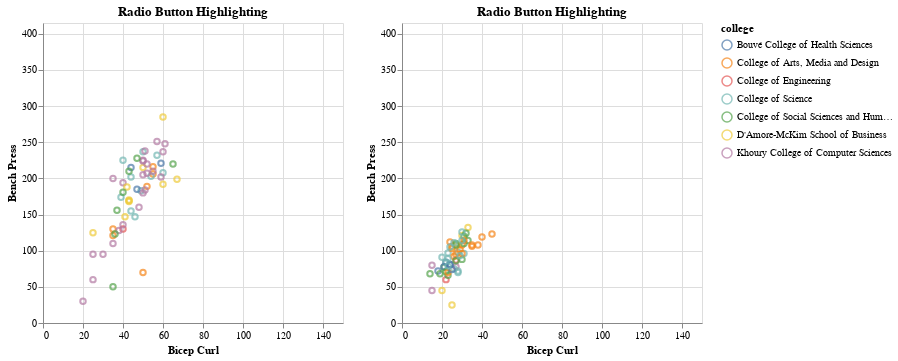

Write notebook code for a chart like this one.
### Code cell
colleges = df['college'].unique()
college_radio = alt.binding_radio(options=colleges, name="Filter Data by College:")
college_select = alt.selection_point(fields=['college'], bind=college_radio, name="Select")

college_color_condition = alt.condition(
    college_select,
    alt.Color('college:N'),
    alt.value('lightgray')
)

scatter_m = alt.Chart(male_data).mark_point().encode(
    alt.Y('bench_press:Q',title='Bench Press', scale=alt.Scale(domain=[0, 415])),
    alt.X('bicep_curl:Q',title='Bicep Curl', scale=alt.Scale(domain=[0, 150])),
    tooltip=['age', 'major', 'college', 'gender', 'height', 'weight',
       'time_working_out', 'bicep_curl', 'bench_press'],
    color=college_color_condition)

scatter_f = alt.Chart(female_data).mark_point().encode(
    alt.Y('bench_press:Q',title='Bench Press', scale=alt.Scale(domain=[0, 415])),
    alt.X('bicep_curl:Q',title='Bicep Curl', scale=alt.Scale(domain=[0, 150])),
    tooltip=['age', 'major', 'college', 'gender', 'height', 'weight',
       'time_working_out', 'bicep_curl', 'bench_press'],
    color=college_color_condition)

m_plot_w_radio = scatter_m.add_params(
    college_select
).properties(title="Radio Button Highlighting")

f_plot_w_radio = scatter_f.add_params(
    college_select
).properties(title="Radio Button Highlighting")

vis2_int = m_plot_w_radio | f_plot_w_radio
vis2_int

### Figure 1 — Vega-Lite specification as saved in the notebook (floating-point values rounded to 4 significant figures)
{"config": {"view": {"continuousWidth": 300, "continuousHeight": 300}}, "hconcat": [{"data": {"name": "data-c1b4c6d3d5aeeb25c2f34c3ce7f276d4"}, "mark": {"type": "point"}, "encoding": {"color": {"condition": {"param": "Select", "field": "college", "type": "nominal"}, "value": "lightgray"}, "tooltip": [{"field": "age", "type": "quantitative"}, {"field": "major", "type": "nominal"}, {"field": "college", "type": "nominal"}, {"field": "gender", "type": "nominal"}, {"field": "height", "type": "quantitative"}, {"field": "weight", "type": "quantitative"}, {"field": "time_working_out", "type": "quantitative"}, {"field": "bicep_curl", "type": "quantitative"}, {"field": "bench_press", "type": "quantitative"}], "x": {"field": "bicep_curl", "scale": {"domain": [0, 150]}, "title": "Bicep Curl", "type": "quantitative"}, "y": {"field": "bench_press", "scale": {"domain": [0, 415]}, "title": "Bench Press", "type": "quantitative"}}, "name": "view_10", "title": "Radio Button Highlighting"}, {"data": {"name": "data-cd906726a672dc9043b84a6bcc077d4b"}, "mark": {"type": "point"}, "encoding": {"color": {"condition": {"param": "Select", "field": "college", "type": "nominal"}, "value": "lightgray"}, "tooltip": [{"field": "age", "type": "quantitative"}, {"field": "major", "type": "nominal"}, {"field": "college", "type": "nominal"}, {"field": "gender", "type": "nominal"}, {"field": "height", "type": "quantitative"}, {"field": "weight", "type": "quantitative"}, {"field": "time_working_out", "type": "quantitative"}, {"field": "bicep_curl", "type": "quantitative"}, {"field": "bench_press", "type": "quantitative"}], "x": {"field": "bicep_curl", "scale": {"domain": [0, 150]}, "title": "Bicep Curl", "type": "quantitative"}, "y": {"field": "bench_press", "scale": {"domain": [0, 415]}, "title": "Bench Press", "type": "quantitative"}}, "name": "view_11", "title": "Radio Button Highlighting"}], "params": [{"name": "Select", "select": {"type": "point", "fields": ["college"]}, "bind": {"input": "radio", "options": ["Khoury College of Computer Sciences", "D'Amore-McKim School of Business", "College of Engineering", "College of Social Sciences and Humanities", "College of Arts, Media and Design", "College of Science", "Bouvé College of Health Sciences"], "name": "Filter Data by College:"}, "views": ["view_10", "view_11"]}], "$schema": "https://vega.github.io/schema/vega-lite/v5.16.3.json", "datasets": {"data-c1b4c6d3d5aeeb25c2f34c3ce7f276d4": [{"age": 24, "major": "Software Engineering Systems", "college": "Khoury College of Computer Sciences", "gender": "Male", "height": 5.58, "weight": 156, "time_working_out": 24, "bicep_curl": 30, "bench_press": 95}, {"age": 21, "major": "Data Science and Math ", "college": "Khoury College of Computer Sciences", "gender": "Male", "height": 6.17, "weight": 200, "time_working_out": 30, "bicep_curl": 35, "bench_press": 200}, {"age": 21, "major": "Marketing and Communications", "college": "D'Amore-McKim School of Business", "gender": "Male", "height": 5.75, "weight": 160, "time_working_out": 24, "bicep_curl": 50, "bench_press": 215}, {"age": 19, "major": "Computer Science and Business", "college": "D'Amore-McKim School of Business", "gender": "Male", "height": 5.08, "weight": 180, "time_working_out": 30, "bicep_curl": 60, "bench_press": 285}, {"age": 23, "major": "Software Engineering ", "college": "Khoury College of Computer Sciences", "gender": "Male", "height": 6.08, "weight": 176, "time_working_out": 1, "bicep_curl": 20, "bench_press": 30}, {"age": 25, "major": "Chemical Engineering ", "college": "College of Engineering", "gender": "Male", "height": 6.33, "weight": 200, "time_working_out": 2, "bicep_curl": 40, "bench_press": 130}, {"age": 20, "major": "Political Science", "college": "College of Social Sciences and Humanities", "gender": "Male", "height": 6.17, "weight": 145, "time_working_out": 0, "bicep_curl": 35, "bench_press": 50}, {"age": 27, "major": "Architecture", "college": "College of Arts, Media and Design", "gender": "Male", "height": 5.08, "weight": 165, "time_working_out": 6, "bicep_curl": 50, "bench_press": 70}, {"age": 21, "major": "Biochemistry and Data Science ", "college": "College of Science", "gender": "Male", "height": 5.75, "weight": 185, "time_working_out": 48, "bicep_curl": 40, "bench_press": 225}, {"age": 19, "major": "Computer Science ", "college": "Khoury College of Computer Sciences", "gender": "Male", "height": 6.17, "weight": 182, "time_working_out": 9, "bicep_curl": 25, "bench_press": 60}, {"age": 19, "major": "Computer Science ", "college": "Khoury College of Computer Sciences", "gender": "Male", "height": 5.08, "weight": 135, "time_working_out": 1, "bicep_curl": 25, "bench_press": 95}, {"age": 19, "major": "Computer Science and Economics", "college": "Khoury College of Computer Sciences", "gender": "Male", "height": 5.75, "weight": 160, "time_working_out": 24, "bicep_curl": 50, "bench_press": 205}, {"age": 18, "major": "Computer Science", "college": "Khoury College of Computer Sciences", "gender": "Male", "height": 5.67, "weight": 152, "time_working_out": 12, "bicep_curl": 50, "bench_press": 225}, {"age": 18, "major": "Business Administration", "college": "D'Amore-McKim School of Business", "gender": "Male", "height": 5.5, "weight": 123, "time_working_out": 4, "bicep_curl": 25, "bench_press": 125}, {"age": 19, "major": "Computer Science and Math", "college": "Khoury College of Computer Sciences", "gender": "Male", "height": 5.33, "weight": 125, "time_working_out": 4, "bicep_curl": 35, "bench_press": 110}, {"age": 20, "major": "Behavioral Neuroscience", "college": "College of Science", "gender": "Male", "height": 6.1, "weight": 128, "time_working_out": 36, "bicep_curl": 46, "bench_press": 147}, {"age": 19, "major": "Behavioral Neuroscience", "college": "College of Science", "gender": "Male", "height": 5.8, "weight": 133, "time_working_out": 24, "bicep_curl": 44, "bench_press": 155}, {"age": 17, "major": "Architecture", "college": "College of Arts, Media and Design", "gender": "Male", "height": 6.0, "weight": 170, "time_working_out": 6, "bicep_curl": 55, "bench_press": 206}, {"age": 23, "major": "Architecture", "college": "College of Arts, Media and Design", "gender": "Male", "height": 5.6, "weight": 106, "time_working_out": 36, "bicep_curl": 35, "bench_press": 121}, {"age": 22, "major": "Architecture", "college": "College of Arts, Media and Design", "gender": "Male", "height": 5.8, "weight": 112, "time_working_out": 18, "bicep_curl": 35, "bench_press": 130}, {"age": 29, "major": "Architecture", "college": "College of Arts, Media and Design", "gender": "Male", "height": 5.9, "weight": 152, "time_working_out": 18, "bicep_curl": 52, "bench_press": 189}, {"age": 18, "major": "Architecture", "college": "College of Arts, Media and Design", "gender": "Male", "height": 5.5, "weight": 177, "time_working_out": 12, "bicep_curl": 55, "bench_press": 216}, {"age": 18, "major": "Mathematics", "college": "College of Science", "gender": "Male", "height": 5.8, "weight": 165, "time_working_out": 24, "bicep_curl": 54, "bench_press": 203}, {"age": 20, "major": "Mathematics", "college": "College of Science", "gender": "Male", "height": 6.0, "weight": 194, "time_working_out": 36, "bicep_curl": 50, "bench_press": 237}, {"age": 24, "major": "Mathematics", "college": "College of Science", "gender": "Male", "height": 6.0, "weight": 147, "time_working_out": 12, "bicep_curl": 39, "bench_press": 174}, {"age": 19, "major": "Mathematics", "college": "College of Science", "gender": "Male", "height": 5.8, "weight": 170, "time_working_out": 48, "bicep_curl": 44, "bench_press": 202}, {"age": 20, "major": "Mathematics", "college": "College of Science", "gender": "Male", "height": 6.0, "weight": 188, "time_working_out": 12, "bicep_curl": 57, "bench_press": 232}, {"age": 25, "major": "Mathematics", "college": "College of Science", "gender": "Male", "height": 5.8, "weight": 151, "time_working_out": 12, "bicep_curl": 49, "bench_press": 183}, {"age": 23, "major": "Mathematics", "college": "College of Science", "gender": "Male", "height": 5.9, "weight": 168, "time_working_out": 18, "bicep_curl": 60, "bench_press": 208}, {"age": 23, "major": "Computer Science", "college": "Khoury College of Computer Sciences", "gender": "Male", "height": 5.9, "weight": 151, "time_working_out": 12, "bicep_curl": 50, "bench_press": 180}, {"age": 21, "major": "Computer Science", "college": "Khoury College of Computer Sciences", "gender": "Male", "height": 5.9, "weight": 200, "time_working_out": 6, "bicep_curl": 57, "bench_press": 251}, {"age": 19, "major": "Computer Science", "college": "Khoury College of Computer Sciences", "gender": "Male", "height": 6.1, "weight": 161, "time_working_out": 18, "bicep_curl": 40, "bench_press": 194}, {"age": 19, "major": "Computer Science", "college": "Khoury College of Computer Sciences", "gender": "Male", "height": 6.0, "weight": 167, "time_working_out": 12, "bicep_curl": 59, "bench_press": 202}, {"age": 20, "major": "Computer Science", "college": "Khoury College of Computer Sciences", "gender": "Male", "height": 5.9, "weight": 114, "time_working_out": 6, "bicep_curl": 38, "bench_press": 128}, {"age": 21, "major": "Computer Science", "college": "Khoury College of Computer Sciences", "gender": "Male", "height": 5.9, "weight": 137, "time_working_out": 6, "bicep_curl": 48, "bench_press": 160}, {"age": 19, "major": "Computer Science", "college": "Khoury College of Computer Sciences", "gender": "Male", "height": 5.6, "weight": 165, "time_working_out": 18, "bicep_curl": 52, "bench_press": 207}, {"age": 21, "major": "Computer Science", "college": "Khoury College of Computer Sciences", "gender": "Male", "height": 5.8, "weight": 118, "time_working_out": 18, "bicep_curl": 40, "bench_press": 136}, {"age": 22, "major": "Computer Science", "college": "Khoury College of Computer Sciences", "gender": "Male", "height": 6.3, "weight": 182, "time_working_out": 12, "bicep_curl": 52, "bench_press": 220}, {"age": 20, "major": "Computer Science", "college": "Khoury College of Computer Sciences", "gender": "Male", "height": 6.4, "weight": 175, "time_working_out": 24, "bicep_curl": 50, "bench_press": 224}, {"age": 25, "major": "Computer Science", "college": "Khoury College of Computer Sciences", "gender": "Male", "height": 5.9, "weight": 174, "time_working_out": 12, "bicep_curl": 55, "bench_press": 210}, {"age": 25, "major": "Data Science", "college": "Khoury College of Computer Sciences", "gender": "Male", "height": 5.7, "weight": 147, "time_working_out": 24, "bicep_curl": 51, "bench_press": 184}, {"age": 24, "major": "Data Science", "college": "Khoury College of Computer Sciences", "gender": "Male", "height": 5.8, "weight": 194, "time_working_out": 12, "bicep_curl": 51, "bench_press": 238}, {"age": 20, "major": "Data Science", "college": "Khoury College of Computer Sciences", "gender": "Male", "height": 6.3, "weight": 192, "time_working_out": 18, "bicep_curl": 61, "bench_press": 248}, {"age": 21, "major": "Data Science", "college": "Khoury College of Computer Sciences", "gender": "Male", "height": 5.8, "weight": 192, "time_working_out": 12, "bicep_curl": 60, "bench_press": 237}, {"age": 19, "major": "Business Administration", "college": "D'Amore-McKim School of Business", "gender": "Male", "height": 5.8, "weight": 141, "time_working_out": 18, "bicep_curl": 43, "bench_press": 169}, {"age": 19, "major": "Business Administration", "college": "D'Amore-McKim School of Business", "gender": "Male", "height": 5.4, "weight": 127, "time_working_out": 12, "bicep_curl": 41, "bench_press": 147}, {"age": 18, "major": "Business Administration", "college": "D'Amore-McKim School of Business", "gender": "Male", "height": 5.7, "weight": 157, "time_working_out": 12, "bicep_curl": 42, "bench_press": 188}, {"age": 20, "major": "Business Administration", "college": "D'Amore-McKim School of Business", "gender": "Male", "height": 5.5, "weight": 140, "time_working_out": 18, "bicep_curl": 43, "bench_press": 170}, {"age": 21, "major": "Business Administration", "college": "D'Amore-McKim School of Business", "gender": "Male", "height": 5.8, "weight": 168, "time_working_out": 24, "bicep_curl": 67, "bench_press": 199}, {"age": 24, "major": "Business Administration", "college": "D'Amore-McKim School of Business", "gender": "Male", "height": 6.0, "weight": 162, "time_working_out": 24, "bicep_curl": 60, "bench_press": 192}, {"age": 22, "major": "Business Administration", "college": "D'Amore-McKim School of Business", "gender": "Male", "height": 5.8, "weight": 142, "time_working_out": 36, "bicep_curl": 43, "bench_press": 168}, {"age": 19, "major": "Philosophy", "college": "College of Social Sciences and Humanities", "gender": "Male", "height": 6.0, "weight": 112, "time_working_out": 48, "bicep_curl": 36, "bench_press": 123}, {"age": 21, "major": "Philosophy", "college": "College of Social Sciences and Humanities", "gender": "Male", "height": 6.0, "weight": 181, "time_working_out": 12, "bicep_curl": 65, "bench_press": 220}, {"age": 20, "major": "Philosophy", "college": "College of Social Sciences and Humanities", "gender": "Male", "height": 5.7, "weight": 133, "time_working_out": 24, "bicep_curl": 37, "bench_press": 156}, {"age": 23, "major": "Pharmacy", "college": "Bouvé College of Health Sciences", "gender": "Male", "height": 6.1, "weight": 170, "time_working_out": 36, "bicep_curl": 44, "bench_press": 215}, {"age": 20, "major": "Pharmacy", "college": "Bouvé College of Health Sciences", "gender": "Male", "height": 5.7, "weight": 179, "time_working_out": 24, "bicep_curl": 59, "bench_press": 221}, {"age": 22, "major": "Politics, Philosophy, Economics", "college": "College of Social Sciences and Humanities", "gender": "Male", "height": 5.8, "weight": 181, "time_working_out": 12, "bicep_curl": 47, "bench_press": 228}, {"age": 24, "major": "Pharmacy", "college": "Bouvé College of Health Sciences", "gender": "Male", "height": 6.0, "weight": 146, "time_working_out": 36, "bicep_curl": 47, "bench_press": 185}, {"age": 21, "major": "Politics, Philosophy, Economics", "college": "College of Social Sciences and Humanities", "gender": "Male", "height": 6.0, "weight": 173, "time_working_out": 24, "bicep_curl": 43, "bench_press": 210}, {"age": 17, "major": "Politics, Philosophy, Economics", "college": "College of Social Sciences and Humanities", "gender": "Male", "height": 5.8, "weight": 150, "time_working_out": 24, "bicep_curl": 40, "bench_press": 181}], "data-cd906726a672dc9043b84a6bcc077d4b": [{"age": 18, "major": "Business Administration", "college": "D'Amore-McKim School of Business", "gender": "Female", "height": 5.17, "weight": 170, "time_working_out": 3, "bicep_curl": 25, "bench_press": 25}, {"age": 22, "major": "Mechanical Engineering and Design", "college": "College of Engineering", "gender": "Female", "height": 5.42, "weight": 133, "time_working_out": 48, "bicep_curl": 22, "bench_press": 60}, {"age": 21, "major": "Computer Science and Biology", "college": "Khoury College of Computer Sciences", "gender": "Female", "height": 5.25, "weight": 100, "time_working_out": 4, "bicep_curl": 15, "bench_press": 45}, {"age": 21, "major": "Business Administration", "college": "D'Amore-McKim School of Business", "gender": "Female", "height": 5.5, "weight": 103, "time_working_out": 4, "bicep_curl": 20, "bench_press": 45}, {"age": 20, "major": "Computer Science", "college": "Khoury College of Computer Sciences", "gender": "Female", "height": 5.0, "weight": 105, "time_working_out": 3, "bicep_curl": 15, "bench_press": 80}, {"age": 21, "major": "Business Administration", "college": "D'Amore-McKim School of Business", "gender": "Female", "height": 5.3, "weight": 155, "time_working_out": 6, "bicep_curl": 30, "bench_press": 121}, {"age": 18, "major": "Business Administration", "college": "D'Amore-McKim School of Business", "gender": "Female", "height": 5.6, "weight": 168, "time_working_out": 2, "bicep_curl": 33, "bench_press": 132}, {"age": 17, "major": "Biology", "college": "College of Science", "gender": "Female", "height": 5.2, "weight": 124, "time_working_out": 3, "bicep_curl": 23, "bench_press": 97}, {"age": 24, "major": "Journalism", "college": "College of Arts, Media and Design", "gender": "Female", "height": 5.4, "weight": 145, "time_working_out": 1, "bicep_curl": 24, "bench_press": 112}, {"age": 21, "major": "Nursing", "college": "Bouvé College of Health Sciences", "gender": "Female", "height": 5.2, "weight": 101, "time_working_out": 6, "bicep_curl": 22, "bench_press": 84}, {"age": 19, "major": "Pharmaceutical Studies", "college": "Bouvé College of Health Sciences", "gender": "Female", "height": 5.1, "weight": 87, "time_working_out": 6, "bicep_curl": 18, "bench_press": 72}, {"age": 18, "major": "Physics", "college": "College of Science", "gender": "Female", "height": 5.3, "weight": 97, "time_working_out": 3, "bicep_curl": 26, "bench_press": 75}, {"age": 20, "major": "Civil Engineering", "college": "College of Engineering", "gender": "Female", "height": 5.5, "weight": 132, "time_working_out": 12, "bicep_curl": 25, "bench_press": 106}, {"age": 21, "major": "Computer Engineering", "college": "College of Engineering", "gender": "Female", "height": 5.2, "weight": 116, "time_working_out": 15, "bicep_curl": 27, "bench_press": 87}, {"age": 21, "major": "Cybersecurity", "college": "Khoury College of Computer Sciences", "gender": "Female", "height": 5.3, "weight": 94, "time_working_out": 3, "bicep_curl": 27, "bench_press": 78}, {"age": 25, "major": "English", "college": "College of Social Sciences and Humanities", "gender": "Female", "height": 5.1, "weight": 99, "time_working_out": 18, "bicep_curl": 21, "bench_press": 77}, {"age": 21, "major": "Human Services", "college": "College of Social Sciences and Humanities", "gender": "Female", "height": 5.8, "weight": 152, "time_working_out": 18, "bicep_curl": 33, "bench_press": 114}, {"age": 20, "major": "Philosophy", "college": "College of Social Sciences and Humanities", "gender": "Female", "height": 5.4, "weight": 138, "time_working_out": 12, "bicep_curl": 27, "bench_press": 110}, {"age": 21, "major": "Game Design", "college": "College of Arts, Media and Design", "gender": "Female", "height": 5.4, "weight": 177, "time_working_out": 6, "bicep_curl": 45, "bench_press": 123}, {"age": 23, "major": "Business Administration", "college": "D'Amore-McKim School of Business", "gender": "Female", "height": 5.6, "weight": 136, "time_working_out": 12, "bicep_curl": 25, "bench_press": 105}, {"age": 21, "major": "Business Administration", "college": "D'Amore-McKim School of Business", "gender": "Female", "height": 5.2, "weight": 133, "time_working_out": 3, "bicep_curl": 28, "bench_press": 107}, {"age": 20, "major": "Cell and Molecular Biology", "college": "College of Science", "gender": "Female", "height": 5.4, "weight": 104, "time_working_out": 10, "bicep_curl": 22, "bench_press": 84}, {"age": 21, "major": "Biochemistry", "college": "College of Science", "gender": "Female", "height": 5.9, "weight": 84, "time_working_out": 12, "bicep_curl": 28, "bench_press": 70}, {"age": 19, "major": "Biochemistry", "college": "College of Science", "gender": "Female", "height": 5.3, "weight": 89, "time_working_out": 8, "bicep_curl": 28, "bench_press": 72}, {"age": 20, "major": "Biochemistry", "college": "College of Science", "gender": "Female", "height": 5.3, "weight": 116, "time_working_out": 6, "bicep_curl": 28, "bench_press": 98}, {"age": 20, "major": "Biochemistry", "college": "College of Science", "gender": "Female", "height": 5.0, "weight": 115, "time_working_out": 12, "bicep_curl": 31, "bench_press": 96}, {"age": 22, "major": "Theatre", "college": "College of Arts, Media and Design", "gender": "Female", "height": 5.7, "weight": 130, "time_working_out": 6, "bicep_curl": 29, "bench_press": 102}, {"age": 22, "major": "Theatre", "college": "College of Arts, Media and Design", "gender": "Female", "height": 5.0, "weight": 135, "time_working_out": 12, "bicep_curl": 30, "bench_press": 108}, {"age": 17, "major": "Theatre", "college": "College of Arts, Media and Design", "gender": "Female", "height": 5.6, "weight": 115, "time_working_out": 8, "bicep_curl": 26, "bench_press": 92}, {"age": 20, "major": "Theatre", "college": "College of Arts, Media and Design", "gender": "Female", "height": 5.4, "weight": 122, "time_working_out": 3, "bicep_curl": 27, "bench_press": 95}, {"age": 21, "major": "Theatre", "college": "College of Arts, Media and Design", "gender": "Female", "height": 5.5, "weight": 131, "time_working_out": 12, "bicep_curl": 25, "bench_press": 103}, {"age": 22, "major": "Theatre", "college": "College of Arts, Media and Design", "gender": "Female", "height": 5.4, "weight": 149, "time_working_out": 24, "bicep_curl": 35, "bench_press": 108}, {"age": 23, "major": "Theatre", "college": "College of Arts, Media and Design", "gender": "Female", "height": 5.3, "weight": 162, "time_working_out": 12, "bicep_curl": 40, "bench_press": 119}, {"age": 26, "major": "Public Health", "college": "Bouvé College of Health Sciences", "gender": "Female", "height": 5.3, "weight": 104, "time_working_out": 6, "bicep_curl": 24, "bench_press": 81}, {"age": 21, "major": "Public Health", "college": "Bouvé College of Health Sciences", "gender": "Female", "height": 5.3, "weight": 101, "time_working_out": 6, "bicep_curl": 24, "bench_press": 81}, {"age": 21, "major": "Public Health", "college": "Bouvé College of Health Sciences", "gender": "Female", "height": 5.3, "weight": 97, "time_working_out": 6, "bicep_curl": 21, "bench_press": 78}, {"age": 18, "major": "Political Science", "college": "College of Social Sciences and Humanities", "gender": "Female", "height": 5.3, "weight": 80, "time_working_out": 3, "bicep_curl": 14, "bench_press": 68}, {"age": 19, "major": "Political Science", "college": "College of Social Sciences and Humanities", "gender": "Female", "height": 5.3, "weight": 88, "time_working_out": 1, "bicep_curl": 23, "bench_press": 66}, {"age": 21, "major": "Political Science", "college": "College of Social Sciences and Humanities", "gender": "Female", "height": 5.6, "weight": 136, "time_working_out": 1, "bicep_curl": 27, "bench_press": 108}, {"age": 20, "major": "Political Science", "college": "College of Social Sciences and Humanities", "gender": "Female", "height": 5.6, "weight": 154, "time_working_out": 24, "bicep_curl": 31, "bench_press": 120}, {"age": 19, "major": "Political Science", "college": "College of Social Sciences and Humanities", "gender": "Female", "height": 5.3, "weight": 123, "time_working_out": 12, "bicep_curl": 30, "bench_press": 88}, {"age": 19, "major": "Political Science", "college": "College of Social Sciences and Humanities", "gender": "Female", "height": 5.3, "weight": 109, "time_working_out": 18, "bicep_curl": 27, "bench_press": 86}, {"age": 20, "major": "Political Science", "college": "College of Social Sciences and Humanities", "gender": "Female", "height": 5.1, "weight": 87, "time_working_out": 24, "bicep_curl": 22, "bench_press": 71}, {"age": 21, "major": "French", "college": "College of Social Sciences and Humanities", "gender": "Female", "height": 5.3, "weight": 156, "time_working_out": 12, "bicep_curl": 32, "bench_press": 124}, {"age": 18, "major": "Spanish", "college": "College of Social Sciences and Humanities", "gender": "Female", "height": 5.2, "weight": 88, "time_working_out": 6, "bicep_curl": 19, "bench_press": 68}, {"age": 23, "major": "Spanish", "college": "College of Social Sciences and Humanities", "gender": "Female", "height": 5.6, "weight": 139, "time_working_out": 18, "bicep_curl": 31, "bench_press": 110}, {"age": 20, "major": "Music", "college": "College of Arts, Media and Design", "gender": "Female", "height": 5.1, "weight": 130, "time_working_out": 3, "bicep_curl": 35, "bench_press": 106}, {"age": 19, "major": "Music Technology", "college": "College of Arts, Media and Design", "gender": "Female", "height": 5.1, "weight": 124, "time_working_out": 12, "bicep_curl": 30, "bench_press": 96}, {"age": 21, "major": "Music Technology", "college": "College of Arts, Media and Design", "gender": "Female", "height": 5.1, "weight": 88, "time_working_out": 6, "bicep_curl": 23, "bench_press": 70}, {"age": 22, "major": "Music Technology", "college": "College of Arts, Media and Design", "gender": "Female", "height": 5.5, "weight": 151, "time_working_out": 12, "bicep_curl": 38, "bench_press": 108}, {"age": 21, "major": "Music Technology", "college": "College of Arts, Media and Design", "gender": "Female", "height": 5.5, "weight": 142, "time_working_out": 18, "bicep_curl": 31, "bench_press": 114}, {"age": 20, "major": "Pharmaceutical Sciences", "college": "Bouvé College of Health Sciences", "gender": "Female", "height": 5.1, "weight": 99, "time_working_out": 18, "bicep_curl": 25, "bench_press": 74}, {"age": 23, "major": "Applied Physics", "college": "College of Science", "gender": "Female", "height": 5.7, "weight": 138, "time_working_out": 3, "bicep_curl": 30, "bench_press": 114}, {"age": 21, "major": "Applied Physics", "college": "College of Science", "gender": "Female", "height": 5.5, "weight": 131, "time_working_out": 3, "bicep_curl": 26, "bench_press": 111}, {"age": 22, "major": "Applied Physics", "college": "College of Science", "gender": "Female", "height": 5.5, "weight": 118, "time_working_out": 6, "bicep_curl": 29, "bench_press": 93}, {"age": 23, "major": "Behavioral Neuroscience", "college": "College of Science", "gender": "Female", "height": 5.2, "weight": 135, "time_working_out": 12, "bicep_curl": 24, "bench_press": 105}, {"age": 18, "major": "Behavioral Neuroscience", "college": "College of Science", "gender": "Female", "height": 5.2, "weight": 113, "time_working_out": 12, "bicep_curl": 23, "bench_press": 89}, {"age": 20, "major": "Behavioral Neuroscience", "college": "College of Science", "gender": "Female", "height": 5.2, "weight": 103, "time_working_out": 12, "bicep_curl": 23, "bench_press": 79}, {"age": 21, "major": "Behavioral Neuroscience", "college": "College of Science", "gender": "Female", "height": 5.7, "weight": 175, "time_working_out": 12, "bicep_curl": 30, "bench_press": 126}, {"age": 23, "major": "Behavioral Neuroscience", "college": "College of Science", "gender": "Female", "height": 5.6, "weight": 118, "time_working_out": 12, "bicep_curl": 20, "bench_press": 91}]}}
